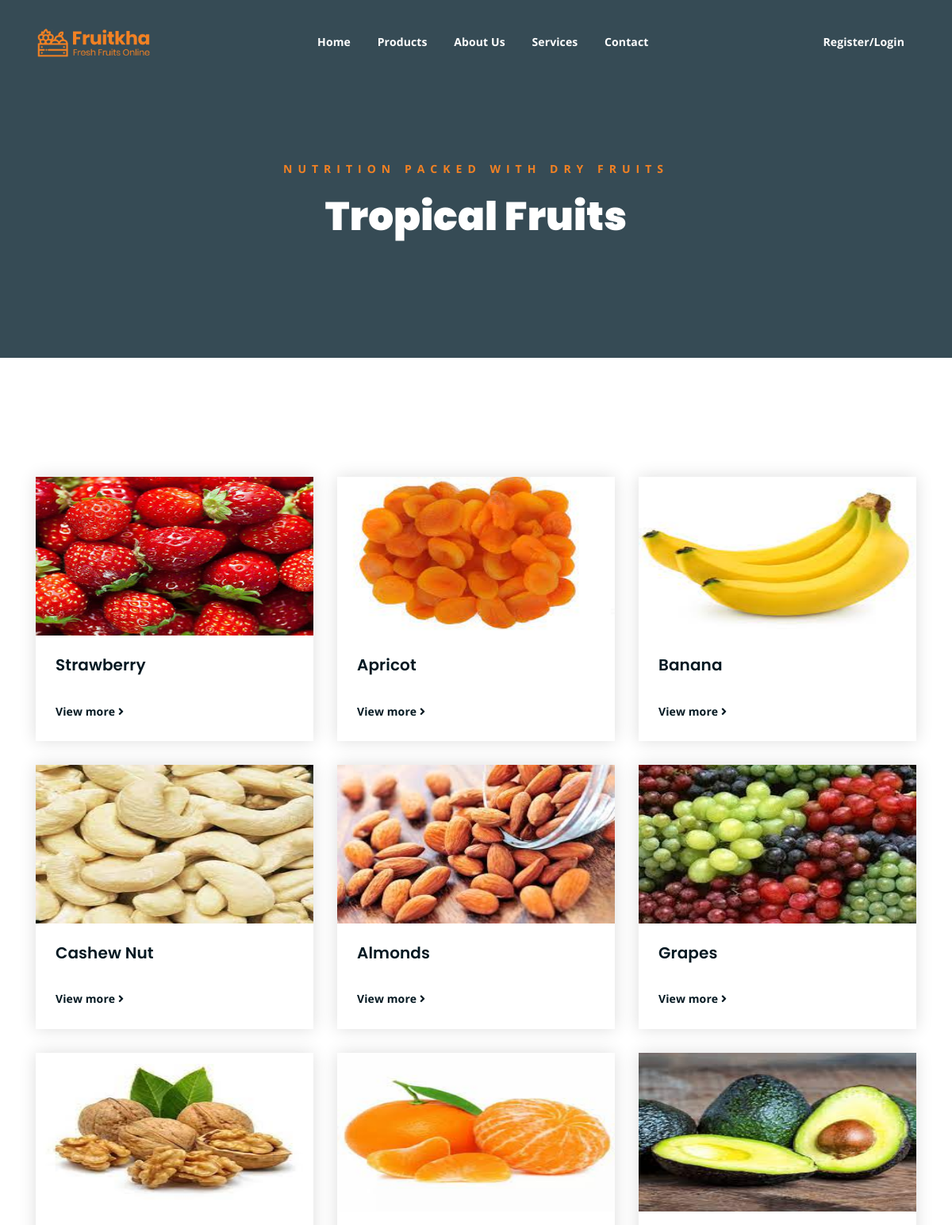
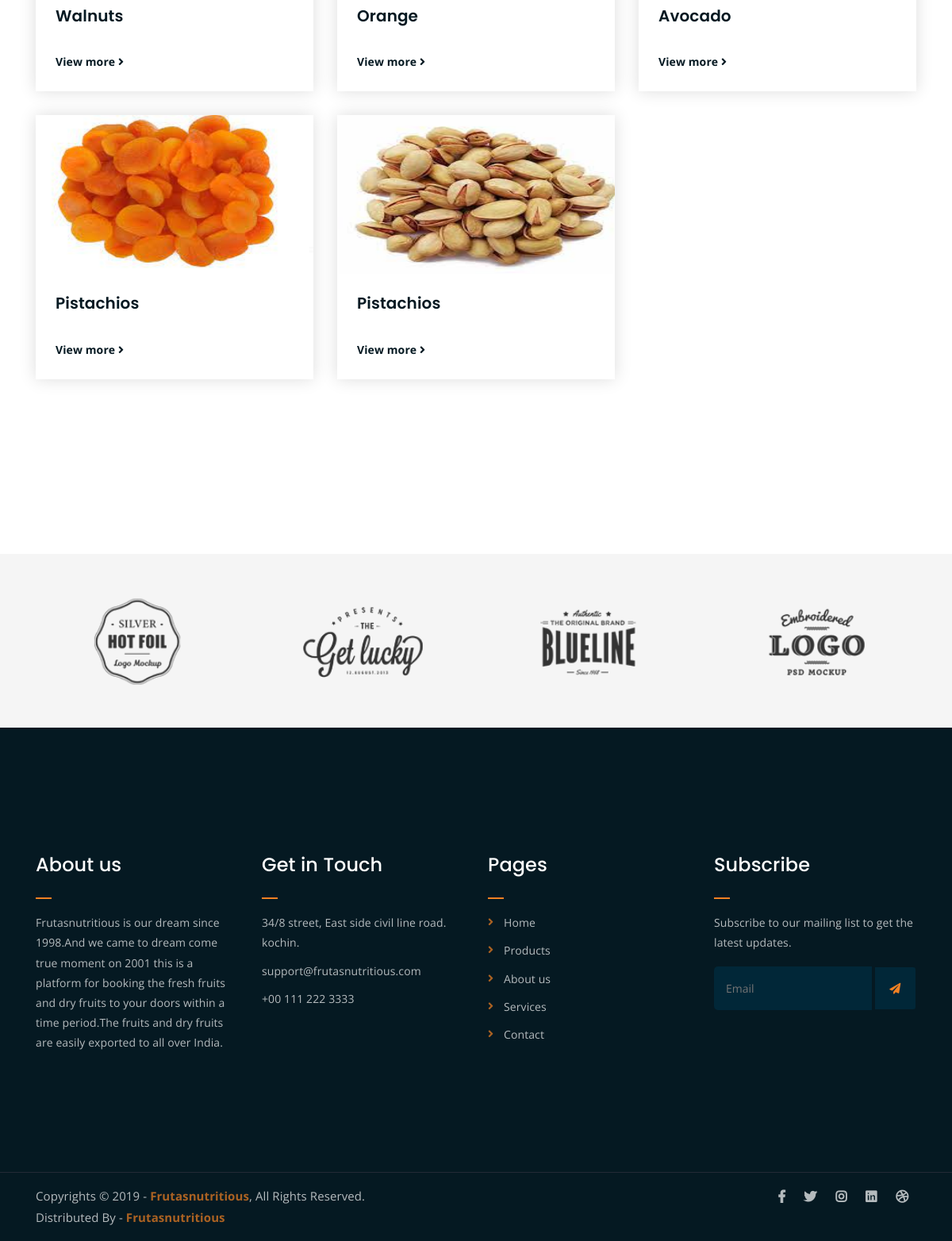
Page /frontend/propg/ on the committed database (2 pictures, top to bottom).
### foodapp/models.py (models this page shows)
class itemdb(models.Model):
    Category=models.CharField(max_length=20,null=True,blank=True)
    Item=models.CharField(max_length=20,null=True,blank=True)
    Description=models.CharField(max_length=20,null=True,blank=True)
    Price=models.IntegerField(null=True,blank=True)
    Image=models.ImageField(upload_to="dp",null=True,blank=True)

### frontend/views.py (the view)
# urls.py: path('propg/',views.propg,name="propg"),
def propg(req):
   data=itemdb.objects.all()
   return render(req,"products.html",{'data':data})

### frontend/templates/products.html (shortened to what this page needs)
<!DOCTYPE html>
{% load static %}
<html lang="en">
<head>
	<link rel="stylesheet" href="{% static 'assets/css/all.min.css' %}">
	<link rel="stylesheet" href="{% static 'assets/bootstrap/css/bootstrap.min.css' %}">
	<link rel="stylesheet" href="{% static 'assets/css/owl.carousel.css' %}">
	<link rel="stylesheet" href="{% static 'assets/css/magnific-popup.css' %}">
	<link rel="stylesheet" href="{% static 'assets/css/animate.css' %}">
	<link rel="stylesheet" href="{% static 'assets/css/meanmenu.min.css' %}">
	<link rel="stylesheet" href="{% static 'assets/css/main.css' %}">
	<link rel="stylesheet" href="{% static 'assets/css/responsive.css' %}">
</head>
<body>
	<div class="top-header-area" id="sticker">
		<div class="container">
			<div class="row">
				<div class="col-lg-12 col-sm-12 text-center">
					<div class="main-menu-wrap">
						<div class="site-logo">
							<a href="{% static 'index.html' %}">
								<img src="{% static 'assets/img/logo.png' %}" alt="">
							</a>
						</div>
						<nav class="main-menu">
							<ul>
								<li class=""><a href="{% url 'homepg' %}">Home</a>
								</li>
								<li><a href="{% url 'propg' %}">Products</a></li>
								<li><a href="{% url 'about' %}">About Us</a>
								</li>
								<li><a href="{% url 'services' %}">Services</a>
								</li>
								<li><a href="{% url 'contact' %}">Contact</a></li>
								<li>
									<div class="header-icons">
											{% if request.session.Username %}
										<a class="mobile-hide search-bar-icon" href="{% url 'logout' %}">Welcome {{request.session.Username}}/Logout</a>
										{% else %}
										<a class="mobile-hide search-bar-icon" href="{% url 'register'  %}">Register/Login</a>
										{% endif %}
									</div>
								</li>
							</ul>
						</nav>
					</div>
				</div>
			</div>
		</div>
	</div>
	<div class="breadcrumb-section breadcrumb-bg">
		<div class="container">
			<div class="row">
				<div class="col-lg-8 offset-lg-2 text-center">
					<div class="breadcrumb-text">
						<p>Nutrition Packed with Dry Fruits</p>
						<h1>Tropical Fruits</h1>
					</div>
				</div>
			</div>
		</div>
	</div>
	<div class="latest-news mt-150 mb-150">
		<div class="container">
			<div class="row">
				{% for i in data %}
				<div class="col-lg-4 col-md-6">
					<div class="single-latest-news">
						<a href=""><div class=""><img src="{{i.Image.url}}" height="200px" width="400px"></div></a>
						<div class="news-text-box">
							<h3><a href="">{{i.Item}}</a></h3>
							<a href="{% url 'singlepro' proid=i.id %}" class="read-more-btn">View more <i class="fas fa-angle-right"></i></a>
						</div>
					</div>
				</div>
				{% endfor %}
				<div class="col-lg-4 col-md-6">
				</div>
			</div>
			<div class="row">
				<div class="container">
					<div class="row">
						<div class="col-lg-12 text-center">
						</div>
					</div>
				</div>
			</div>
		</div>
	</div>
	<div class="logo-carousel-section">
		<div class="container">
			<div class="row">
				<div class="col-lg-12">
					<div class="logo-carousel-inner">
						<div class="single-logo-item">
							<img src="{% static 'assets/img/company-logos/1.png' %}" alt="">
						</div>
						<div class="single-logo-item">
							<img src="{% static 'assets/img/company-logos/2.png' %}" alt="">
						</div>
						<div class="single-logo-item">
							<img src="{% static 'assets/img/company-logos/3.png' %}" alt="">
						</div>
						<div class="single-logo-item">
							<img src="{% static 'assets/img/company-logos/4.png' %}" alt="">
						</div>
					</div>
				</div>
			</div>
		</div>
	</div>
	<div class="footer-area">
		<div class="container">
			<div class="row">
				<div class="col-lg-3 col-md-6">
					<div class="footer-box about-widget">
						<h2 class="widget-title">About us</h2>
						<p>Frutasnutritious is our dream since 1998.And we came to dream come true moment on 2001 this is a platform for booking the fresh fruits and dry fruits to your doors within a time period.The fruits and dry fruits are easily exported to all over India.</p>
					</div>
				</div>
				<div class="col-lg-3 col-md-6">
					<div class="footer-box get-in-touch">
						<h2 class="widget-title">Get in Touch</h2>
						<ul>
							<li>34/8 street, East side
                                civil line road.
								kochin.</li>
							<li>support@frutasnutritious.com</li>
							<li>+00 111 222 3333</li>
						</ul>
					</div>
				</div>
				<div class="col-lg-3 col-md-6">
					<div class="footer-box pages">
						<h2 class="widget-title">Pages</h2>
						<ul>
							<li><a href="{% url 'homepg' %}">Home</a></li>
							<li><a href="{% url 'propg' %}">Products</a></li>
							<li><a href="{% url 'about'  %}">About us</a></li>
							<li><a href="{% url 'services' %}">Services</a></li>
							<li><a href="{% url 'contact' %}">Contact</a></li>
						</ul>
					</div>
				</div>
				<div class="col-lg-3 col-md-6">
					<div class="footer-box subscribe">
						<h2 class="widget-title">Subscribe</h2>
						<p>Subscribe to our mailing list to get the latest updates.</p>
						<form action="index.html">
							<input type="email" placeholder="Email">
							<button type="submit"><i class="fas fa-paper-plane"></i></button>
						</form>
					</div>
				</div>
			</div>
		</div>
	</div>
	<div class="copyright">
		<div class="container">
			<div class="row">
				<div class="col-lg-6 col-md-12">
					<p>Copyrights &copy; 2019 - <a href="#">Frutasnutritious</a>,  All Rights Reserved.<br>
						Distributed By - <a href="#">Frutasnutritious</a>
					</p>
				</div>
				<div class="col-lg-6 text-right col-md-12">
					<div class="social-icons">
						<ul>
							<li><a href="#" target="_blank"><i class="fab fa-facebook-f"></i></a></li>
							<li><a href="#" target="_blank"><i class="fab fa-twitter"></i></a></li>
							<li><a href="#" target="_blank"><i class="fab fa-instagram"></i></a></li>
							<li><a href="#" target="_blank"><i class="fab fa-linkedin"></i></a></li>
							<li><a href="#" target="_blank"><i class="fab fa-dribbble"></i></a></li>
						</ul>
					</div>
				</div>
			</div>
		</div>
	</div>
</body>
</html>

### rows in the picture
itemdb: Image (picture), Item "Strawberry"
itemdb: Image (picture), Item "Apricot"
itemdb: Image (picture), Item "Banana"
itemdb: Image (picture), Item "Cashew Nut"
itemdb: Image (picture), Item "Almonds"
itemdb: Image (picture), Item "Grapes"
itemdb: Image (picture), Item "Walnuts"
itemdb: Image (picture), Item "Orange"
itemdb: Image (picture), Item "Avocado"
itemdb: Image (picture), Item "Pistachios"
itemdb: Image (picture), Item "Pistachios"
